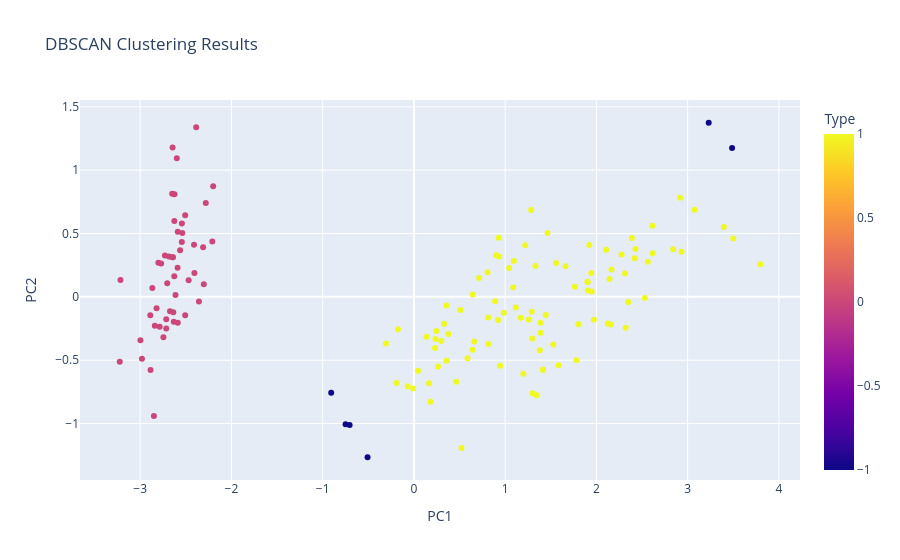

Here is the notebook cell this chart was saved with:
### Code cell
df_plot = pd.DataFrame({"PC1": x_pca[:, 0], "PC2": x_pca[:, 1], "Type": cluster_dbscan})
px.scatter(df_plot, x="PC1", y="PC2", color="Type", title="DBSCAN Clustering Results")

### Figure 1 — Plotly figure (JSON) as saved in the notebook; plotly's stock layout.template omitted (floating-point values rounded to 4 significant figures; data arrays with more than 128 entries replaced by an {"elided": "..."} marker saying what was removed)
{"data": [{"hovertemplate": "PC1=%{x}<br>PC2=%{y}<br>Type=%{marker.color}<extra></extra>", "legendgroup": "", "marker": {"color": {"elided": "150 int values"}, "coloraxis": "coloraxis", "symbol": "circle"}, "mode": "markers", "name": "", "orientation": "v", "showlegend": false, "type": "scatter", "x": {"elided": "150 float values"}, "xaxis": "x", "y": {"elided": "150 float values"}, "yaxis": "y"}], "layout": {"coloraxis": {"colorbar": {"title": {"text": "Type"}}, "colorscale": [[0, "#0d0887"], [0.1111, "#46039f"], [0.2222, "#7201a8"], [0.3333, "#9c179e"], [0.4444, "#bd3786"], [0.5556, "#d8576b"], [0.6667, "#ed7953"], [0.7778, "#fb9f3a"], [0.8889, "#fdca26"], [1, "#f0f921"]]}, "legend": {"tracegroupgap": 0}, "title": {"text": "DBSCAN Clustering Results"}, "xaxis": {"anchor": "y", "domain": [0, 1], "title": {"text": "PC1"}}, "yaxis": {"anchor": "x", "domain": [0, 1], "title": {"text": "PC2"}}}}
